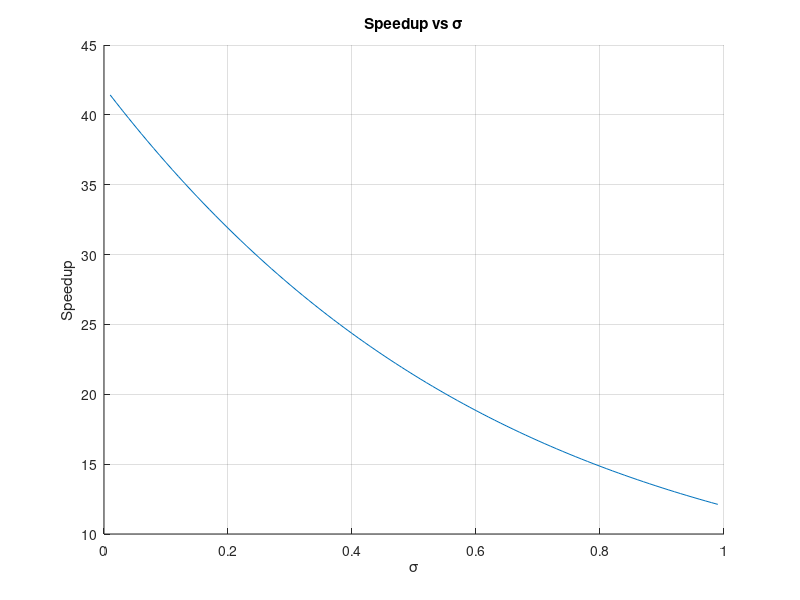

Reproduce this figure in MATLAB.
times= [];
minr = 0.01;
maxr = 0.99;

B = [1
    0
    0
    0
    0
    0];

for sigma = minr:0.01:maxr
    t = sigma;
    z = sigma -1;
    A= [4 8 12 10 6 2
        1 -1 0 0 0 0
        0 z 1 0 0 0
        0 z t 1 0 0
        0 z t t 1 0
        0 z t t t 1];
    
    X = A\B;
    times = [times;1/X(1)];
end

X = minr:0.01:maxr;
Y = times';

hold on
grid on
plot(X,Y);
xlabel('\sigma');
ylabel('Speedup');
title('Speedup vs \sigma');
